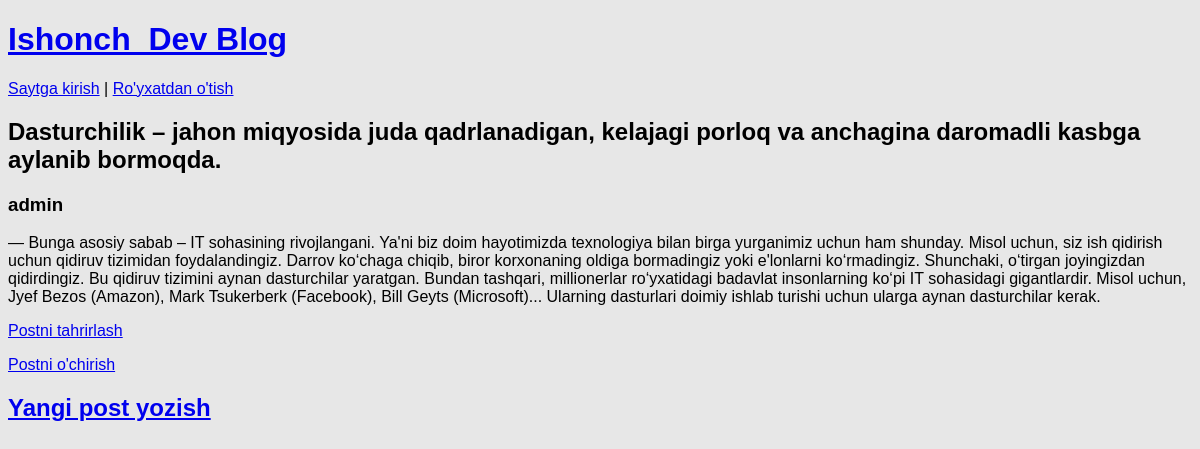
The page /post/29/ on the database its author committed.
### blog/models.py (models this page shows, shortened)
class Post(models.Model):
	title = models.CharField(max_length=200)
	author = models.ForeignKey(
		'auth.User',
		on_delete=models.CASCADE
		)
	body = models.TextField()

### blog/views.py (the view)
# urls.py: path('post/<int:pk>/',BlogDetailView.as_view(), name='post_detail'),
class BlogDetailView(DetailView):
	model = Post
	template_name = 'post_detail.html'

### templates/post_detail.html
{% extends 'base.html' %}
{% block content %}
	<div class="post-entry">
		<h2>{{ post.title }}</h2>
		<h3>{{ post.author }}</h3>
		<p>{{ post.body }}</p>
	</div>
	<p><a href="{% url 'post_edit' post.pk %}">Postni tahrirlash</a></p>
	<p><a href="{% url 'post_delete' post.pk %}">Postni o'chirish</a></p>
{% endblock content %}

### static/css/base.css (style rules this page uses)
body { font-family: 'Raleway', sans-serif; background-color: #e7e7e7; }

### rows shown on the page
Post: title "Dasturchilik – jahon miqyosida juda qadrlanadigan, kelajagi porloq va anchagina daromadli kasbga aylanib bormoqda.", author "admin", body "― Bunga asosiy sabab – IT sohasining rivojlangani. Ya'ni biz doim hayotimizda texnologiya bilan birga yurganimiz uchun ham shunday. Misol uchun, siz ish qidirish uchun qidiruv tizimidan foydalandingiz. Darrov ko‘chaga chiqib, biror korxonaning oldiga bormadingiz yoki e'lonlarni ko‘rmadingiz. Shunchaki, o‘tirgan joyingizdan qidirdingiz. Bu qidiruv tizimini aynan dasturchilar yaratgan. Bundan tashqari, millionerlar ro‘yxatidagi badavlat insonlarning ko‘pi IT sohasidagi gigantlardir. Misol uchun, Jyef Bezos (Amazon), Mark Tsukerberk (Facebook), Bill Geyts (Microsoft)... Ularning dasturlari doimiy ishlab turishi uchun ularga aynan dasturchilar kerak."
